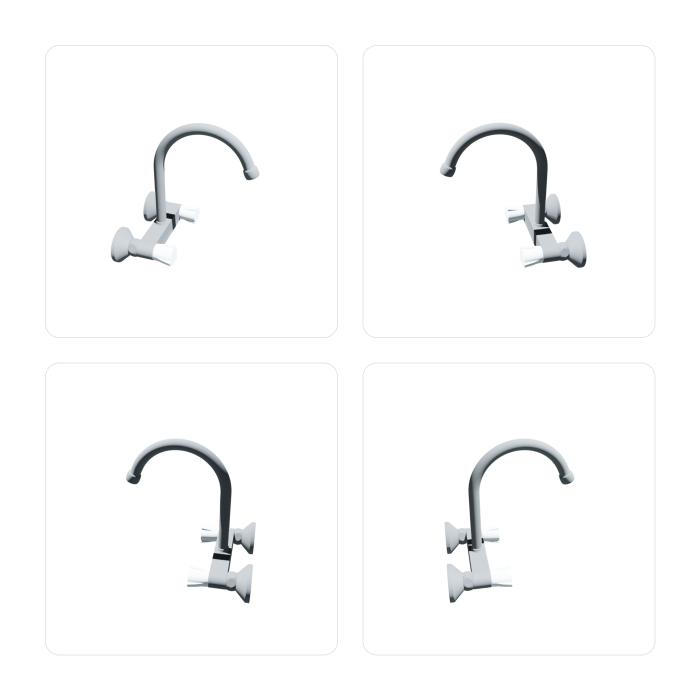
#> input picture figure_assets/01816801a27444cbb5cfb934de39d483/input_views.png, 1400 x 1400 px, found by its file name (shown at 1/2 size)
$ python build_refstyle_pipeline.py
#> lines starting #> are read from the running program, lines starting #| are printed output that depends on the picture
#!/usr/bin/env python3
"""Draw a deterministic PhyxForge-style PartSeg pipeline overview."""

from __future__ import annotations

import math
from pathlib import Path

from PIL import Image, ImageDraw, ImageFont


ROOT = Path("/root/code/arts-gen")
ASSET = ROOT / "figure_assets" / "01816801a27444cbb5cfb934de39d483"
OUT = ROOT / "figure_out"

W, H = 3200, 1300
WHITE = (255, 255, 255)
INK = (45, 48, 55)
LINE = (74, 82, 94)
SOFT_LINE = (146, 153, 164)
PANEL = (252, 252, 250)
CREAM = (245, 239, 203)
LAV = (235, 230, 251)
MINT = (226, 244, 232)
SAGE = (232, 241, 229)
ORANGE = (249, 226, 198)
PINK = (252, 229, 236)
BLUE = (73, 139, 205)
GREEN = (91, 168, 111)
AMBER = (226, 143, 65)
RED = (214, 56, 52)


def font(size: int, bold: bool = False, serif: bool = False) -> ImageFont.FreeTypeFont:
#> called with size = 12, bold = False, serif = False
    if serif:
        names = [
            "/usr/share/fonts/truetype/dejavu/DejaVuSerif-Bold.ttf" if bold else "/usr/share/fonts/truetype/dejavu/DejaVuSerif.ttf",
            "/usr/share/fonts/truetype/dejavu/DejaVuSans-Bold.ttf" if bold else "/usr/share/fonts/truetype/dejavu/DejaVuSans.ttf",
        ]
    else:
        names = [
            "/usr/share/fonts/truetype/dejavu/DejaVuSans-Bold.ttf" if bold else "/usr/share/fonts/truetype/dejavu/DejaVuSans.ttf",
        ]
    for name in names:
        p = Path(name)
        if p.is_file():
            return ImageFont.truetype(str(p), size)
#> in main, `canvas = Image.new("RGB", (W, H), WHITE)`: canvas: PIL image 3200x1300 RGB; every value is 255
    return ImageFont.load_default()


F12 = font(12)
F14 = font(14)
F16 = font(16)
F18 = font(18)
F20 = font(20, bold=True)
F22 = font(22, bold=True)
F26 = font(26, bold=True)
F30 = font(30, bold=True, serif=True)
F36 = font(36, bold=True, serif=True)
F44 = font(44, bold=True, serif=True)


def text_center(draw: ImageDraw.ImageDraw, box: tuple[int, int, int, int], text: str, fill=INK, fnt=F18, spacing: int = 5) -> None:
    lines = text.split("\n")
    heights = []
    widths = []
    for line in lines:
        bb = draw.textbbox((0, 0), line, font=fnt)
        widths.append(bb[2] - bb[0])
        heights.append(bb[3] - bb[1])
    total_h = sum(heights) + spacing * (len(lines) - 1)
    y = (box[1] + box[3] - total_h) / 2
    for line, tw, th in zip(lines, widths, heights):
        draw.text(((box[0] + box[2] - tw) / 2, y), line, fill=fill, font=fnt)
        y += th + spacing


def dashed_round(draw: ImageDraw.ImageDraw, box: tuple[int, int, int, int], radius: int, outline=SOFT_LINE, width: int = 3, dash: int = 14, gap: int = 9, fill=None) -> None:
#> called with box = (35, 35, 1810, 1265), radius = 26, outline = (105, 112, 123), width = 3, dash = 14, gap = 9, fill = (252, 252, 250)
    if fill is not None:
        draw.rounded_rectangle(box, radius=radius, fill=fill)
    x0, y0, x1, y1 = box
    # Draw a thin rounded rectangle first, then mask with white gaps for a clean dashed effect.
    draw.rounded_rectangle(box, radius=radius, outline=outline, width=width)
    for x in range(x0 + radius, x1 - radius, dash + gap):
        draw.line((x + dash, y0, min(x + dash + gap, x1 - radius), y0), fill=WHITE, width=width + 2)
        draw.line((x + dash, y1, min(x + dash + gap, x1 - radius), y1), fill=WHITE, width=width + 2)
    for y in range(y0 + radius, y1 - radius, dash + gap):
        draw.line((x0, y + dash, x0, min(y + dash + gap, y1 - radius)), fill=WHITE, width=width + 2)
        draw.line((x1, y + dash, x1, min(y + dash + gap, y1 - radius)), fill=WHITE, width=width + 2)


def card(draw: ImageDraw.ImageDraw, box: tuple[int, int, int, int], label: str | None = None, *, fill=(249, 250, 252), outline=(157, 166, 178), width: int = 2, radius: int = 14, fnt=F18) -> None:
    draw.rounded_rectangle(box, radius=radius, fill=fill, outline=outline, width=width)
    if label:
        text_center(draw, box, label, fnt=fnt)


def new_badge(draw: ImageDraw.ImageDraw, x: int, y: int) -> None:
    box = (x, y, x + 58, y + 28)
    draw.rounded_rectangle(box, radius=7, fill=RED, outline=RED)
    text_center(draw, box, "NEW", fill=WHITE, fnt=F14)


def arrow(draw: ImageDraw.ImageDraw, start: tuple[int, int], end: tuple[int, int], *, width: int = 4, fill=LINE, dashed: bool = False) -> None:
    x0, y0 = start
    x1, y1 = end
    if dashed:
        segments = max(8, int(math.hypot(x1 - x0, y1 - y0) // 18))
        for i in range(segments):
            if i % 2 == 0:
                a = i / segments
                b = (i + 1) / segments
                draw.line((x0 + (x1 - x0) * a, y0 + (y1 - y0) * a, x0 + (x1 - x0) * b, y0 + (y1 - y0) * b), fill=fill, width=width)
    else:
        draw.line((x0, y0, x1, y1), fill=fill, width=width)
    ang = math.atan2(y1 - y0, x1 - x0)
    length = 18
    left = (x1 - length * math.cos(ang - 0.45), y1 - length * math.sin(ang - 0.45))
    right = (x1 - length * math.cos(ang + 0.45), y1 - length * math.sin(ang + 0.45))
    draw.polygon([(x1, y1), left, right], fill=fill)


def elbow(draw: ImageDraw.ImageDraw, pts: list[tuple[int, int]], *, width: int = 4, fill=LINE, dashed: bool = False) -> None:
    for a, b in zip(pts[:-1], pts[1:]):
        arrow(draw, a, b, width=width, fill=fill, dashed=dashed)


def trapezoid(draw: ImageDraw.ImageDraw, box: tuple[int, int, int, int], label: str, *, direction: str, fill=SAGE, outline=(104, 132, 104), fnt=F16) -> None:
    x0, y0, x1, y1 = box
    inset = max(24, (y1 - y0) // 5)
    if direction == "narrow_right":
        poly = [(x0, y0), (x1, y0 + inset), (x1, y1 - inset), (x0, y1)]
    elif direction == "wide_right":
        poly = [(x0, y0 + inset), (x1, y0), (x1, y1), (x0, y1 - inset)]
    else:
        poly = [(x0, y0), (x1, y0), (x1, y1), (x0, y1)]
    draw.polygon(poly, fill=fill, outline=outline)
    draw.line(poly + [poly[0]], fill=outline, width=2)
    text_center(draw, box, label, fnt=fnt)


def crop_nonwhite(im: Image.Image, threshold: int = 248, pad: int = 20) -> Image.Image:
    rgb = im.convert("RGB")
    pix = rgb.load()
    xs, ys = [], []
    for y in range(rgb.height):
        for x in range(rgb.width):
            r, g, b = pix[x, y]
            if min(r, g, b) < threshold:
                xs.append(x)
                ys.append(y)
    if not xs:
        return rgb
    x0, x1 = max(0, min(xs) - pad), min(rgb.width, max(xs) + pad)
    y0, y1 = max(0, min(ys) - pad), min(rgb.height, max(ys) + pad)
    return rgb.crop((x0, y0, x1, y1))


def paste_img(canvas: Image.Image, path: Path, box: tuple[int, int, int, int], *, crop: bool = True, border: bool = False) -> None:
#> called with box = (108, 335, 392, 675), crop = False, border = False
    im = Image.open(path).convert("RGB")
#> im is the input picture: PIL image 1400x1400 RGB; mean R, G, B 250.6, 251, 251.2
    if crop:
        im = crop_nonwhite(im)
    x0, y0, x1, y1 = box
    max_w, max_h = x1 - x0, y1 - y0
    scale = min(max_w / im.width, max_h / im.height)
#> scale = 0.203
    resized = im.resize((max(1, int(im.width * scale)), max(1, int(im.height * scale))), Image.Resampling.LANCZOS)
    px = x0 + (max_w - resized.width) // 2
#> px = 108
    py = y0 + (max_h - resized.height) // 2
#> py = 363
    canvas.paste(resized, (px, py))
    if border:
        d = ImageDraw.Draw(canvas)
        d.rounded_rectangle((x0, y0, x1, y1), radius=10, outline=(184, 193, 205), width=2)


def tiny_tokens(draw: ImageDraw.ImageDraw, x: int, y: int, colors: list[tuple[int, int, int]], rows: int = 2, cols: int = 5, size: int = 28) -> None:
#> called with x = 962, y = 328, rows = 1, cols = 4, size = 22
    for r in range(rows):
        for c in range(cols):
            color = colors[(r * cols + c) % len(colors)]
            draw.rounded_rectangle((x + c * (size + 8), y + r * (size + 8), x + c * (size + 8) + size, y + r * (size + 8) + size), radius=5, fill=(250, 252, 252), outline=color, width=2)


def draw_seg_trunk(draw: ImageDraw.ImageDraw, box: tuple[int, int, int, int]) -> None:
    x0, y0, x1, y1 = box
    for i in range(7):
        dx = i * 13
        draw.rounded_rectangle((x0 + dx, y0 + 10, x0 + dx + 44, y1 - 10), radius=8, fill=ORANGE, outline=(172, 108, 45), width=2)
        draw.line((x0 + dx + 10, y0 + 16, x0 + dx + 10, y1 - 16), fill=(192, 127, 64), width=2)
    text_center(draw, (x0 + 42, y0, x1, y1), "Seg\nTrunk\n🔥", fnt=F18)
    arrow(draw, (x0 + 80, y0 - 22), (x0 + 134, y0 - 22), width=3)
    arrow(draw, (x0 + 134, y0 - 22), (x0 + 80, y0 - 22), width=3)
    draw.text((x0 + 72, y0 - 58), "×K parts", fill=INK, font=F18)


def main() -> int:
    OUT.mkdir(parents=True, exist_ok=True)
    canvas = Image.new("RGB", (W, H), WHITE)
    draw = ImageDraw.Draw(canvas)

    # Outer panels.
    dashed_round(draw, (35, 35, 1810, 1265), 26, fill=PANEL, outline=(105, 112, 123), width=3)
    dashed_round(draw, (1840, 35, 3165, 1265), 26, fill=PANEL, outline=(105, 112, 123), width=3)
    draw.text((80, 66), "(a) Pipeline Overview", fill=INK, font=F30)
    draw.text((1885, 66), "(b) Promptable Part Segmentation", fill=INK, font=F30)

    # VLM top bar.
    card(draw, (80, 115, 1760, 205), "Vision-Language Model / VLM Semantic Parser", fill=CREAM, outline=(145, 140, 95), width=2, radius=16, fnt=F36)

    # Left input and VLM outputs.
    card(draw, (80, 270, 420, 705), None, fill=(255, 255, 255), outline=(168, 175, 186), radius=15)
    draw.text((126, 288), "Multi-view renders", fill=INK, font=F22)
    paste_img(canvas, ASSET / "input_views.png", (108, 335, 392, 675), crop=False)
    arrow(draw, (250, 270), (250, 205), width=5, fill=LINE)
    draw.text((152, 225), "input to VLM", fill=LINE, font=F16)

    # SS generation path from VLM output.
    card(draw, (500, 260, 715, 420), None, fill=(255, 255, 255), outline=(164, 174, 184), radius=12)
    draw.text((522, 278), "VLM output ①", fill=INK, font=F18)
    draw.text((522, 304), "selected 4-view group", fill=INK, font=F16)
    paste_img(canvas, ASSET / "input_views.png", (520, 332, 695, 405), crop=False)
    arrow(draw, (610, 205), (610, 260), width=4)

    trapezoid(draw, (755, 282, 905, 398), "DINOv2\n❄", direction="narrow_right", fill=(239, 243, 239), outline=(115, 126, 115), fnt=F18)
    card(draw, (940, 282, 1095, 398), "view\nembedding", fill=(250, 250, 250), outline=(156, 165, 176), radius=10, fnt=F16)
    tiny_tokens(draw, 962, 328, [BLUE, GREEN, AMBER], rows=1, cols=4, size=22)
    card(draw, (1135, 262, 1390, 420), "SS Flow Generator\n🔥\n4-view concat + embedding", fill=MINT, outline=(88, 146, 105), radius=14, fnt=F18)
    card(draw, (1455, 245, 1735, 445), None, fill=(255, 255, 255), outline=(169, 178, 190), radius=12)
    paste_img(canvas, ASSET / "voxel_whole.png", (1488, 270, 1705, 410))
#> call 3 of paste_img, with box = (1488, 270, 1705, 410), crop = True, border = False
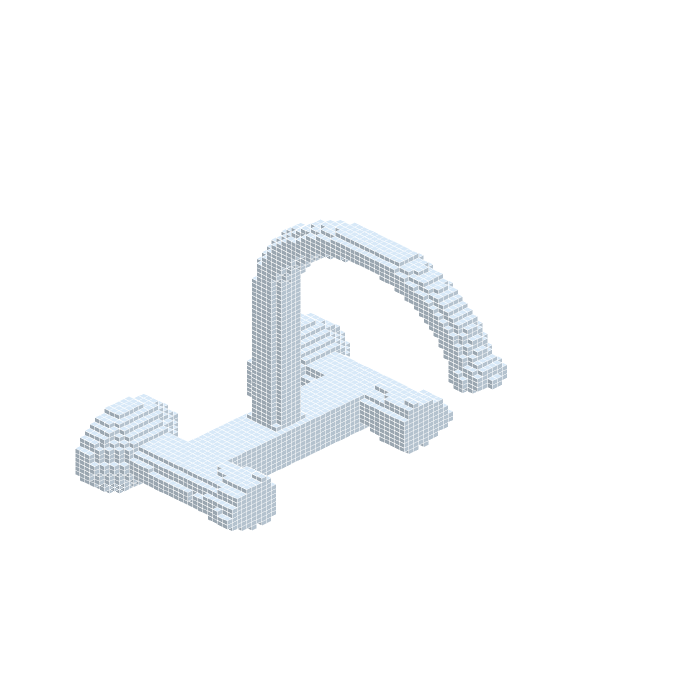
#> input picture figure_assets/01816801a27444cbb5cfb934de39d483/voxel_whole.png, 1400 x 1400 px, found by its file name (shown at 1/2 size)
#> in paste_img, im is the input picture: PIL image 1400x1400 RGB; mean R, G, B 249.4, 250.5, 251.5
#> after the loop in crop_nonwhite, `for y in range(rgb.height):`: xs = 156627 items
#> in crop_nonwhite, `x0, x1 = max(0, min(xs) - pad), min(rgb.width, max(xs) + pad)`: x0 = 131; x1 = 1033
#> in crop_nonwhite, `y0, y1 = max(0, min(ys) - pad), min(rgb.height, max(ys) + pad)`: y0 = 419; y1 = 1081
    draw.text((1498, 416), "64³ occupancy voxel", fill=INK, font=F16)
    arrow(draw, (715, 340), (755, 340), width=4)
    arrow(draw, (905, 340), (940, 340), width=4)
    arrow(draw, (1095, 340), (1135, 340), width=4)
    arrow(draw, (1390, 340), (1455, 340), width=4)

    # VLM semantic names -> SAM3 -> masks.
    card(draw, (500, 565, 780, 760), None, fill=(255, 255, 255), outline=(164, 174, 184), radius=12)
    draw.text((522, 585), "VLM output ②", fill=INK, font=F18)
    draw.text((522, 613), "per-part semantic names", fill=INK, font=F16)
    for i, (name, col) in enumerate([("part1: left handle", BLUE), ("part2: right handle", GREEN), ("part3: spout", AMBER)]):
        y = 652 + i * 30
        draw.rounded_rectangle((524, y - 4, 755, y + 24), radius=8, fill=(255, 255, 255), outline=col, width=2)
        draw.text((538, y), name, fill=col, font=F16)
    elbow(draw, [(470, 205), (470, 665), (500, 665)], width=4)

    card(draw, (845, 605, 1035, 725), "SAM3\nmask generator", fill=CREAM, outline=(140, 135, 95), radius=14, fnt=F18)
    card(draw, (1110, 525, 1480, 780), None, fill=(255, 255, 255), outline=(164, 174, 184), radius=12)
    draw.text((1132, 545), "VLM output ③: 2D part masks", fill=INK, font=F18)
    paste_img(canvas, ASSET / "vlm_masks.png", (1140, 575, 1450, 735))
#> call 4 of paste_img, with box = (1140, 575, 1450, 735), crop = True, border = False
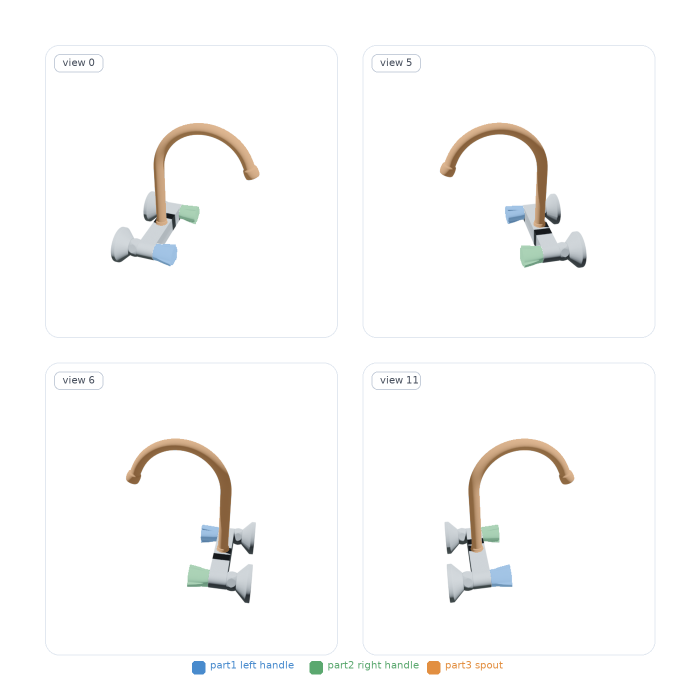
#> input picture figure_assets/01816801a27444cbb5cfb934de39d483/vlm_masks.png, 1400 x 1400 px, found by its file name (shown at 1/2 size)
#> in paste_img, im is the input picture: PIL image 1400x1400 RGB; mean R, G, B 250.8, 250.5, 250
#> in paste_img (call 4), `canvas.paste(resized, (px, py))`:
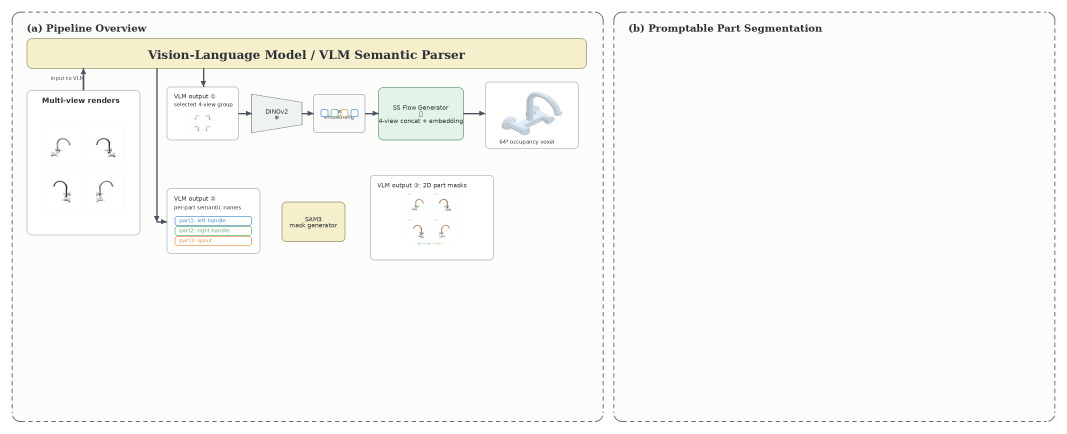
#> canvas: PIL image 3200x1300 RGB (shown at 1/3 size); mean R, G, B 248.9, 249, 246.1
    arrow(draw, (780, 665), (845, 665), width=4)
    arrow(draw, (1035, 665), (1110, 665), width=4)

    card(draw, (1210, 850, 1585, 935), "Part prompts\nnames + SAM3 masks", fill=PINK, outline=(173, 94, 115), radius=14, fnt=F20)
    arrow(draw, (640, 760), (1210, 895), width=4)
    arrow(draw, (1295, 780), (1360, 850), width=4)
    draw.text((86, 1130), "VLM output is the single semantic source for SS conditioning and segmentation prompts.", fill=(85, 91, 101), font=F18)
    arrow(draw, (1585, 895), (1840, 895), width=4)

    # Right PartSeg main path.
    card(draw, (1885, 235, 2045, 430), None, fill=(255, 255, 255), outline=(164, 174, 184), radius=12)
    paste_img(canvas, ASSET / "voxel_whole.png", (1900, 260, 2030, 385))
    draw.text((1910, 394), "64³ voxel", fill=INK, font=F16)

    trapezoid(draw, (2080, 260, 2225, 410), "VAE\nEncoder\n❄", direction="narrow_right", fill=SAGE, outline=(96, 130, 99), fnt=F16)
    card(draw, (2260, 235, 2425, 430), None, fill=(255, 255, 255), outline=(164, 174, 184), radius=12)
    paste_img(canvas, ASSET / "latent_grid.png", (2278, 255, 2408, 388))
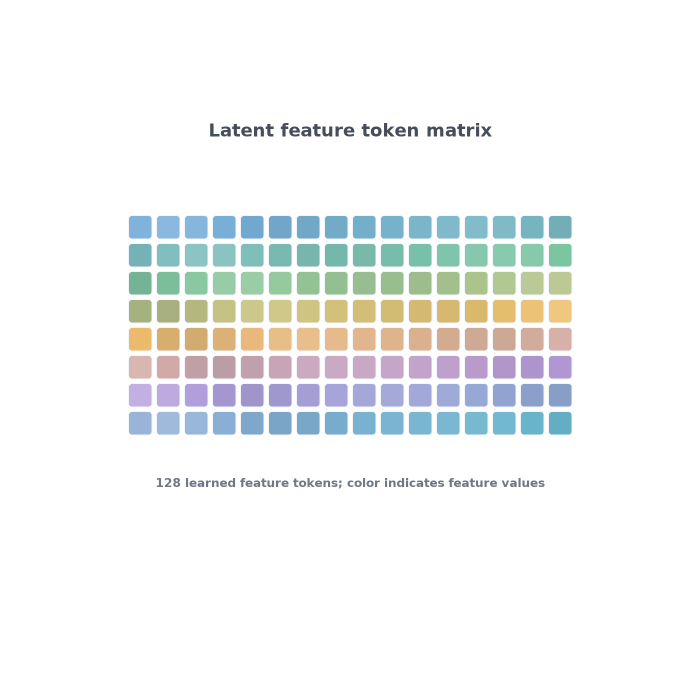
#> input picture figure_assets/01816801a27444cbb5cfb934de39d483/latent_grid.png, 1400 x 1400 px, found by its file name (shown at 1/2 size)
#> in paste_img, im is the input picture: PIL image 1400x1400 RGB; mean R, G, B 241.8, 244, 243.6
    draw.text((2288, 394), "latent grid 16³", fill=INK, font=F16)
    draw_seg_trunk(draw, (2470, 220, 2635, 455))
    trapezoid(draw, (2675, 260, 2820, 410), "VAE\nDecoder\n❄", direction="wide_right", fill=SAGE, outline=(96, 130, 99), fnt=F16)

    card(draw, (2855, 235, 3005, 430), None, fill=(255, 255, 255), outline=(164, 174, 184), radius=12)
    paste_img(canvas, ASSET / "voxel_parts.png", (2868, 255, 2992, 385))
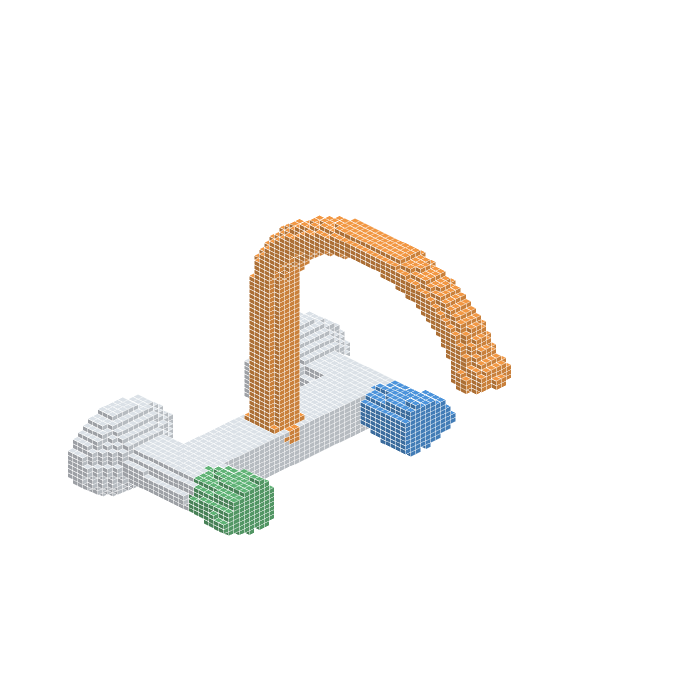
#> input picture figure_assets/01816801a27444cbb5cfb934de39d483/voxel_parts.png, 1400 x 1400 px, found by its file name (shown at 1/2 size)
#> in paste_img, im is the input picture: PIL image 1400x1400 RGB; mean R, G, B 248.3, 247, 245
    draw.text((2875, 394), "part voxels", fill=INK, font=F16)
    card(draw, (3030, 235, 3150, 430), None, fill=(255, 255, 255), outline=(164, 174, 184), radius=12)
    paste_img(canvas, ASSET / "parts_mesh.png", (3040, 252, 3140, 390))
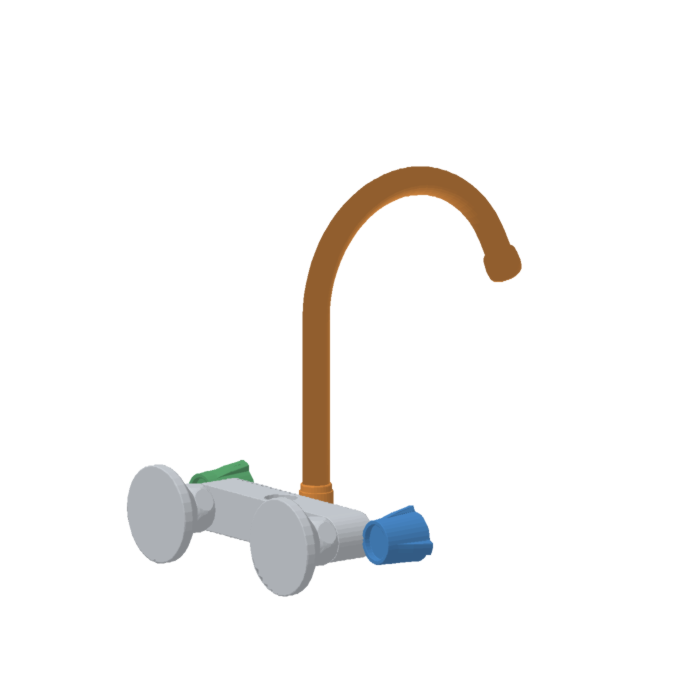
#> input picture figure_assets/01816801a27444cbb5cfb934de39d483/parts_mesh.png, 1400 x 1400 px, found by its file name (shown at 1/2 size)
#> in paste_img, im is the input picture: PIL image 1400x1400 RGB; mean R, G, B 247.3, 246.3, 245.3
#> in paste_img (call 8), `resized = im.resize((max(1, int(im.width * scale)), max(1, int(im.heig..`:
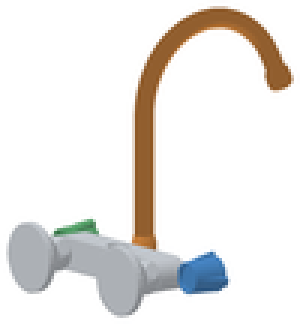
#> resized: PIL image 100x108 RGB (shown 3 times larger); mean R, G, B 234.7, 232.1, 229.3
    draw.text((3044, 394), "part meshes", fill=INK, font=F16)

    arrow(draw, (2045, 332), (2080, 332), width=4)
    arrow(draw, (2225, 332), (2260, 332), width=4)
    arrow(draw, (2425, 332), (2470, 332), width=4)
    arrow(draw, (2635, 332), (2675, 332), width=4)
    arrow(draw, (2820, 332), (2855, 332), width=4)
    arrow(draw, (3005, 332), (3030, 332), width=4)

    # Prompt path entering PartSeg.
    card(draw, (2140, 760, 2340, 875), "Prompt\nEncoder", fill=PINK, outline=(177, 102, 123), radius=12, fnt=F18)
    card(draw, (1920, 940, 2120, 1018), "Negative Prompt", fill=(255, 255, 255), outline=RED, radius=10, fnt=F16)
    new_badge(draw, 2070, 928)
    arrow(draw, (1840, 895), (2140, 820), width=4)
    arrow(draw, (2120, 978), (2240, 875), width=4)
    elbow(draw, [(2340, 818), (2515, 818), (2515, 455)], width=4)
    draw.text((1895, 848), "cross-panel part prompts", fill=LINE, font=F16)

    # Training-only supervision.
    dashed_round(draw, (2200, 930, 2925, 1190), 20, fill=(255, 255, 255), outline=(132, 140, 152), width=3)
    draw.text((2490, 947), "training only", fill=INK, font=F18)
    card(draw, (2235, 990, 2480, 1150), None, fill=(255, 255, 255), outline=(164, 174, 184), radius=12)
    paste_img(canvas, ASSET / "boundary_band.png", (2250, 1004, 2465, 1118))
    new_badge(draw, 2420, 982)
    draw.text((2278, 1122), "Boundary-band supervision", fill=INK, font=F16)
    card(draw, (2550, 990, 2890, 1150), None, fill=(255, 255, 255), outline=(164, 174, 184), radius=12)
    paste_img(canvas, ASSET / "corruption_pair.png", (2565, 1005, 2875, 1116))
    new_badge(draw, 2830, 982)
    draw.text((2608, 1122), "Structured voxel corruption", fill=INK, font=F16)
    arrow(draw, (2552, 455), (2360, 930), width=3, dashed=True)
    arrow(draw, (2552, 455), (2720, 930), width=3, dashed=True)

    # Residual and argmax.
    card(draw, (2875, 585, 3035, 655), "Body = residual", fill=(250, 250, 250), outline=(154, 163, 175), radius=10, fnt=F16)
    card(draw, (3048, 585, 3152, 655), "Argmax\n+ CC", fill=(250, 250, 250), outline=(154, 163, 175), radius=10, fnt=F16)
    elbow(draw, [(3090, 430), (3090, 515), (2955, 585)], width=4)
    elbow(draw, [(3090, 430), (3090, 585)], width=4)
    draw.text((3000, 674), "single owner", fill=LINE, font=F14)

    # Legend and downstream note.
    draw.text((1875, 1197), "per-part decode → sim-ready assets", fill=(88, 94, 104), font=F18)
    lx, ly = 2370, 1198
    draw.text((lx, ly), "❄ frozen", fill=BLUE, font=F16)
    draw.text((lx + 120, ly), "🔥 trainable", fill=AMBER, font=F16)
    new_badge(draw, lx + 270, ly - 4)
    draw.text((lx + 338, ly), "added vs baseline", fill=INK, font=F16)
    draw.rounded_rectangle((lx + 530, ly - 3, lx + 575, ly + 25), radius=7, outline=SOFT_LINE, width=2)
    draw.text((lx + 585, ly), "training only", fill=INK, font=F16)

    out = OUT / "pipeline_refstyle.png"
    canvas.save(out)
    canvas.save(OUT / "pipeline_refstyle_v2.png")
    print(out)
    return 0


if __name__ == "__main__":
#> (the run stopped early here; a loop or call above may not have finished)
